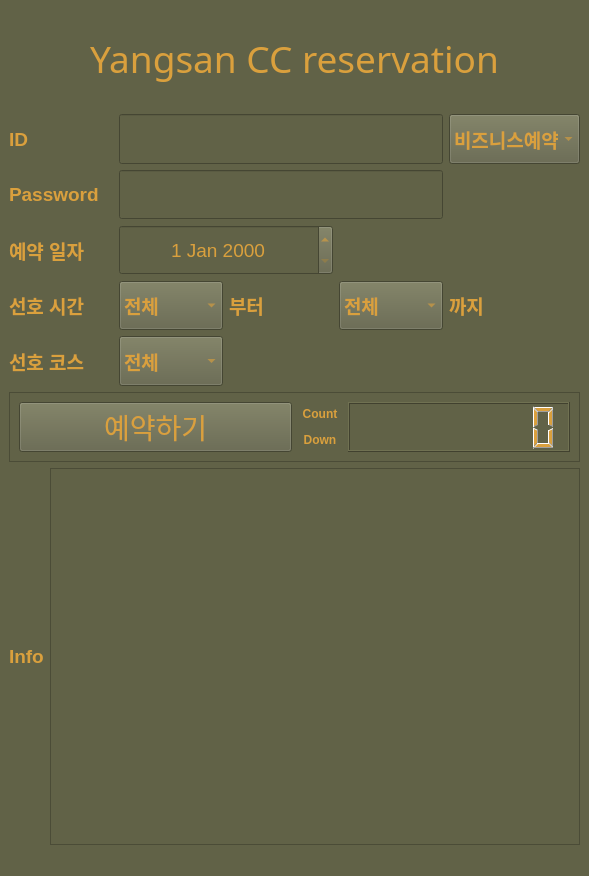
<?xml version="1.0" encoding="UTF-8"?>
<ui version="4.0">
 <class>YangsanForm</class>
 <widget class="QMainWindow" name="YangsanForm">
  <property name="geometry">
   <rect>
    <x>0</x>
    <y>0</y>
    <width>589</width>
    <height>876</height>
   </rect>
  </property>
  <property name="font">
   <font>
    <pointsize>14</pointsize>
    <bold>true</bold>
   </font>
  </property>
  <property name="windowTitle">
   <string>Yangsan country club reservation</string>
  </property>
  <property name="styleSheet">
   <string notr="true">background-color: #616247;
color:#DAA03D;</string>
  </property>
  <widget class="QWidget" name="centralwidget">
   <layout class="QVBoxLayout" name="verticalLayout_2">
    <item>
     <layout class="QVBoxLayout" name="verticalLayout" stretch="5,0,5">
      <item>
       <layout class="QGridLayout" name="gridLayout" rowstretch="2,1,1,1,1,1">
        <item row="4" column="0">
         <widget class="QLabel" name="label_4">
          <property name="sizePolicy">
           <sizepolicy hsizetype="Expanding" vsizetype="Expanding">
            <horstretch>0</horstretch>
            <verstretch>0</verstretch>
           </sizepolicy>
          </property>
          <property name="font">
           <font>
            <pointsize>14</pointsize>
            <bold>true</bold>
           </font>
          </property>
          <property name="text">
           <string>선호 시간</string>
          </property>
         </widget>
        </item>
        <item row="4" column="1">
         <widget class="QComboBox" name="ifm_time">
          <property name="sizePolicy">
           <sizepolicy hsizetype="Expanding" vsizetype="Expanding">
            <horstretch>0</horstretch>
            <verstretch>0</verstretch>
           </sizepolicy>
          </property>
          <property name="font">
           <font>
            <pointsize>14</pointsize>
            <bold>true</bold>
           </font>
          </property>
          <item>
           <property name="text">
            <string>전체</string>
           </property>
          </item>
          <item>
           <property name="text">
            <string>5시</string>
           </property>
          </item>
          <item>
           <property name="text">
            <string>6시</string>
           </property>
          </item>
          <item>
           <property name="text">
            <string>7시</string>
           </property>
          </item>
          <item>
           <property name="text">
            <string>8시</string>
           </property>
          </item>
          <item>
           <property name="text">
            <string>9시</string>
           </property>
          </item>
          <item>
           <property name="text">
            <string>10시</string>
           </property>
          </item>
          <item>
           <property name="text">
            <string>11시</string>
           </property>
          </item>
          <item>
           <property name="text">
            <string>12시</string>
           </property>
          </item>
          <item>
           <property name="text">
            <string>13시</string>
           </property>
          </item>
          <item>
           <property name="text">
            <string>14시</string>
           </property>
          </item>
          <item>
           <property name="text">
            <string>15시</string>
           </property>
          </item>
          <item>
           <property name="text">
            <string>16시</string>
           </property>
          </item>
          <item>
           <property name="text">
            <string>17시</string>
           </property>
          </item>
          <item>
           <property name="text">
            <string>18시</string>
           </property>
          </item>
          <item>
           <property name="text">
            <string>19시</string>
           </property>
          </item>
         </widget>
        </item>
        <item row="3" column="1" colspan="2">
         <widget class="QDateEdit" name="idate">
          <property name="sizePolicy">
           <sizepolicy hsizetype="Expanding" vsizetype="Expanding">
            <horstretch>0</horstretch>
            <verstretch>0</verstretch>
           </sizepolicy>
          </property>
          <property name="font">
           <font>
            <pointsize>14</pointsize>
           </font>
          </property>
          <property name="alignment">
           <set>Qt::AlignCenter</set>
          </property>
         </widget>
        </item>
        <item row="4" column="3">
         <widget class="QComboBox" name="ito_time">
          <property name="sizePolicy">
           <sizepolicy hsizetype="Expanding" vsizetype="Expanding">
            <horstretch>0</horstretch>
            <verstretch>0</verstretch>
           </sizepolicy>
          </property>
          <property name="font">
           <font>
            <pointsize>14</pointsize>
            <bold>true</bold>
           </font>
          </property>
          <item>
           <property name="text">
            <string>전체</string>
           </property>
          </item>
          <item>
           <property name="text">
            <string>5시</string>
           </property>
          </item>
          <item>
           <property name="text">
            <string>6시</string>
           </property>
          </item>
          <item>
           <property name="text">
            <string>7시</string>
           </property>
          </item>
          <item>
           <property name="text">
            <string>8시</string>
           </property>
          </item>
          <item>
           <property name="text">
            <string>9시</string>
           </property>
          </item>
          <item>
           <property name="text">
            <string>10시</string>
           </property>
          </item>
          <item>
           <property name="text">
            <string>11시</string>
           </property>
          </item>
          <item>
           <property name="text">
            <string>12시</string>
           </property>
          </item>
          <item>
           <property name="text">
            <string>13시</string>
           </property>
          </item>
          <item>
           <property name="text">
            <string>14시</string>
           </property>
          </item>
          <item>
           <property name="text">
            <string>15시</string>
           </property>
          </item>
          <item>
           <property name="text">
            <string>16시</string>
           </property>
          </item>
          <item>
           <property name="text">
            <string>17시</string>
           </property>
          </item>
          <item>
           <property name="text">
            <string>18시</string>
           </property>
          </item>
          <item>
           <property name="text">
            <string>19시</string>
           </property>
          </item>
         </widget>
        </item>
        <item row="1" column="0">
         <widget class="QLabel" name="label_2">
          <property name="sizePolicy">
           <sizepolicy hsizetype="Expanding" vsizetype="Expanding">
            <horstretch>0</horstretch>
            <verstretch>0</verstretch>
           </sizepolicy>
          </property>
          <property name="font">
           <font>
            <pointsize>14</pointsize>
            <bold>true</bold>
           </font>
          </property>
          <property name="text">
           <string>ID</string>
          </property>
         </widget>
        </item>
        <item row="0" column="0" colspan="5">
         <widget class="QLabel" name="label">
          <property name="sizePolicy">
           <sizepolicy hsizetype="Expanding" vsizetype="Expanding">
            <horstretch>0</horstretch>
            <verstretch>0</verstretch>
           </sizepolicy>
          </property>
          <property name="font">
           <font>
            <family>Old English Text MT</family>
            <pointsize>28</pointsize>
           </font>
          </property>
          <property name="text">
           <string>Yangsan CC reservation</string>
          </property>
          <property name="alignment">
           <set>Qt::AlignCenter</set>
          </property>
          <property name="wordWrap">
           <bool>true</bool>
          </property>
         </widget>
        </item>
        <item row="3" column="0">
         <widget class="QLabel" name="label_3">
          <property name="sizePolicy">
           <sizepolicy hsizetype="Expanding" vsizetype="Expanding">
            <horstretch>0</horstretch>
            <verstretch>0</verstretch>
           </sizepolicy>
          </property>
          <property name="font">
           <font>
            <pointsize>14</pointsize>
            <bold>true</bold>
           </font>
          </property>
          <property name="text">
           <string>예약 일자</string>
          </property>
         </widget>
        </item>
        <item row="4" column="4">
         <widget class="QLabel" name="label_10">
          <property name="sizePolicy">
           <sizepolicy hsizetype="Expanding" vsizetype="Expanding">
            <horstretch>0</horstretch>
            <verstretch>0</verstretch>
           </sizepolicy>
          </property>
          <property name="font">
           <font>
            <pointsize>14</pointsize>
            <bold>true</bold>
           </font>
          </property>
          <property name="text">
           <string>까지</string>
          </property>
         </widget>
        </item>
        <item row="5" column="1">
         <widget class="QComboBox" name="icourse">
          <property name="sizePolicy">
           <sizepolicy hsizetype="Expanding" vsizetype="Expanding">
            <horstretch>0</horstretch>
            <verstretch>0</verstretch>
           </sizepolicy>
          </property>
          <property name="font">
           <font>
            <pointsize>14</pointsize>
            <bold>true</bold>
           </font>
          </property>
          <item>
           <property name="text">
            <string>전체</string>
           </property>
          </item>
          <item>
           <property name="text">
            <string>누리 코스</string>
           </property>
          </item>
          <item>
           <property name="text">
            <string>가온 코스</string>
           </property>
          </item>
          <item>
           <property name="text">
            <string>마루 코스</string>
           </property>
          </item>
         </widget>
        </item>
        <item row="4" column="2">
         <widget class="QLabel" name="label_7">
          <property name="sizePolicy">
           <sizepolicy hsizetype="Expanding" vsizetype="Expanding">
            <horstretch>0</horstretch>
            <verstretch>0</verstretch>
           </sizepolicy>
          </property>
          <property name="font">
           <font>
            <pointsize>14</pointsize>
            <bold>true</bold>
           </font>
          </property>
          <property name="text">
           <string>부터</string>
          </property>
         </widget>
        </item>
        <item row="2" column="0">
         <widget class="QLabel" name="label_5">
          <property name="sizePolicy">
           <sizepolicy hsizetype="Expanding" vsizetype="Expanding">
            <horstretch>0</horstretch>
            <verstretch>0</verstretch>
           </sizepolicy>
          </property>
          <property name="font">
           <font>
            <pointsize>14</pointsize>
            <bold>true</bold>
           </font>
          </property>
          <property name="text">
           <string>Password</string>
          </property>
         </widget>
        </item>
        <item row="5" column="0">
         <widget class="QLabel" name="label_6">
          <property name="sizePolicy">
           <sizepolicy hsizetype="Expanding" vsizetype="Expanding">
            <horstretch>0</horstretch>
            <verstretch>0</verstretch>
           </sizepolicy>
          </property>
          <property name="font">
           <font>
            <pointsize>14</pointsize>
            <bold>true</bold>
           </font>
          </property>
          <property name="text">
           <string>선호 코스</string>
          </property>
         </widget>
        </item>
        <item row="1" column="1" colspan="3">
         <widget class="QLineEdit" name="iid">
          <property name="sizePolicy">
           <sizepolicy hsizetype="Expanding" vsizetype="Expanding">
            <horstretch>0</horstretch>
            <verstretch>0</verstretch>
           </sizepolicy>
          </property>
          <property name="font">
           <font>
            <pointsize>14</pointsize>
            <bold>true</bold>
           </font>
          </property>
         </widget>
        </item>
        <item row="2" column="1" colspan="3">
         <widget class="QLineEdit" name="ipassword">
          <property name="sizePolicy">
           <sizepolicy hsizetype="Expanding" vsizetype="Expanding">
            <horstretch>0</horstretch>
            <verstretch>0</verstretch>
           </sizepolicy>
          </property>
          <property name="font">
           <font>
            <pointsize>14</pointsize>
            <bold>true</bold>
           </font>
          </property>
          <property name="echoMode">
           <enum>QLineEdit::Password</enum>
          </property>
         </widget>
        </item>
        <item row="1" column="4">
         <widget class="QComboBox" name="rev_id">
          <property name="enabled">
           <bool>true</bool>
          </property>
          <property name="maximumSize">
           <size>
            <width>16777215</width>
            <height>50</height>
           </size>
          </property>
          <property name="font">
           <font>
            <pointsize>14</pointsize>
            <bold>true</bold>
           </font>
          </property>
          <item>
           <property name="text">
            <string>비즈니스예약</string>
           </property>
          </item>
          <item>
           <property name="text">
            <string>일반예약</string>
           </property>
          </item>
          <item>
           <property name="text">
            <string>정회원예약</string>
           </property>
          </item>
         </widget>
        </item>
       </layout>
      </item>
      <item>
       <widget class="QFrame" name="frame">
        <property name="sizePolicy">
         <sizepolicy hsizetype="Expanding" vsizetype="Expanding">
          <horstretch>0</horstretch>
          <verstretch>0</verstretch>
         </sizepolicy>
        </property>
        <property name="frameShape">
         <enum>QFrame::StyledPanel</enum>
        </property>
        <property name="frameShadow">
         <enum>QFrame::Raised</enum>
        </property>
        <layout class="QHBoxLayout" name="horizontalLayout_3">
         <item>
          <widget class="QPushButton" name="iproc">
           <property name="sizePolicy">
            <sizepolicy hsizetype="Expanding" vsizetype="Expanding">
             <horstretch>0</horstretch>
             <verstretch>0</verstretch>
            </sizepolicy>
           </property>
           <property name="font">
            <font>
             <pointsize>21</pointsize>
            </font>
           </property>
           <property name="text">
            <string>예약하기</string>
           </property>
          </widget>
         </item>
         <item>
          <layout class="QHBoxLayout" name="horizontalLayout" stretch="1,5">
           <item>
            <widget class="QLabel" name="label_8">
             <property name="sizePolicy">
              <sizepolicy hsizetype="Expanding" vsizetype="Expanding">
               <horstretch>0</horstretch>
               <verstretch>0</verstretch>
              </sizepolicy>
             </property>
             <property name="text">
              <string>&lt;html&gt;&lt;head/&gt;&lt;body&gt;&lt;p align=&quot;center&quot;&gt;&lt;span style=&quot; font-weight:700;&quot;&gt;Count&lt;/span&gt;&lt;/p&gt;&lt;p align=&quot;center&quot;&gt;&lt;span style=&quot; font-weight:700;&quot;&gt;Down&lt;/span&gt;&lt;/p&gt;&lt;/body&gt;&lt;/html&gt;</string>
             </property>
            </widget>
           </item>
           <item>
            <widget class="QLCDNumber" name="ilcdNumber">
             <property name="sizePolicy">
              <sizepolicy hsizetype="Expanding" vsizetype="Expanding">
               <horstretch>0</horstretch>
               <verstretch>0</verstretch>
              </sizepolicy>
             </property>
             <property name="digitCount">
              <number>8</number>
             </property>
            </widget>
           </item>
          </layout>
         </item>
        </layout>
       </widget>
      </item>
      <item>
       <layout class="QHBoxLayout" name="horizontalLayout_2">
        <item>
         <widget class="QLabel" name="label_9">
          <property name="font">
           <font>
            <pointsize>14</pointsize>
            <bold>true</bold>
           </font>
          </property>
          <property name="text">
           <string>&lt;html&gt;&lt;head/&gt;&lt;body&gt;&lt;p&gt;&lt;span style=&quot; font-size:14pt; font-weight:700;&quot;&gt;Info&lt;/span&gt;&lt;/p&gt;&lt;/body&gt;&lt;/html&gt;</string>
          </property>
         </widget>
        </item>
        <item>
         <widget class="QTextBrowser" name="iresult"/>
        </item>
       </layout>
      </item>
     </layout>
    </item>
   </layout>
  </widget>
  <widget class="QMenuBar" name="menubar">
   <property name="geometry">
    <rect>
     <x>0</x>
     <y>0</y>
     <width>589</width>
     <height>26</height>
    </rect>
   </property>
  </widget>
  <widget class="QStatusBar" name="statusbar"/>
 </widget>
 <tabstops>
  <tabstop>iid</tabstop>
  <tabstop>ipassword</tabstop>
  <tabstop>idate</tabstop>
  <tabstop>ifm_time</tabstop>
  <tabstop>ito_time</tabstop>
  <tabstop>icourse</tabstop>
  <tabstop>iresult</tabstop>
  <tabstop>iproc</tabstop>
 </tabstops>
 <resources/>
 <connections/>
 <buttongroups>
  <buttongroup name="buttonGroup"/>
 </buttongroups>
</ui>
